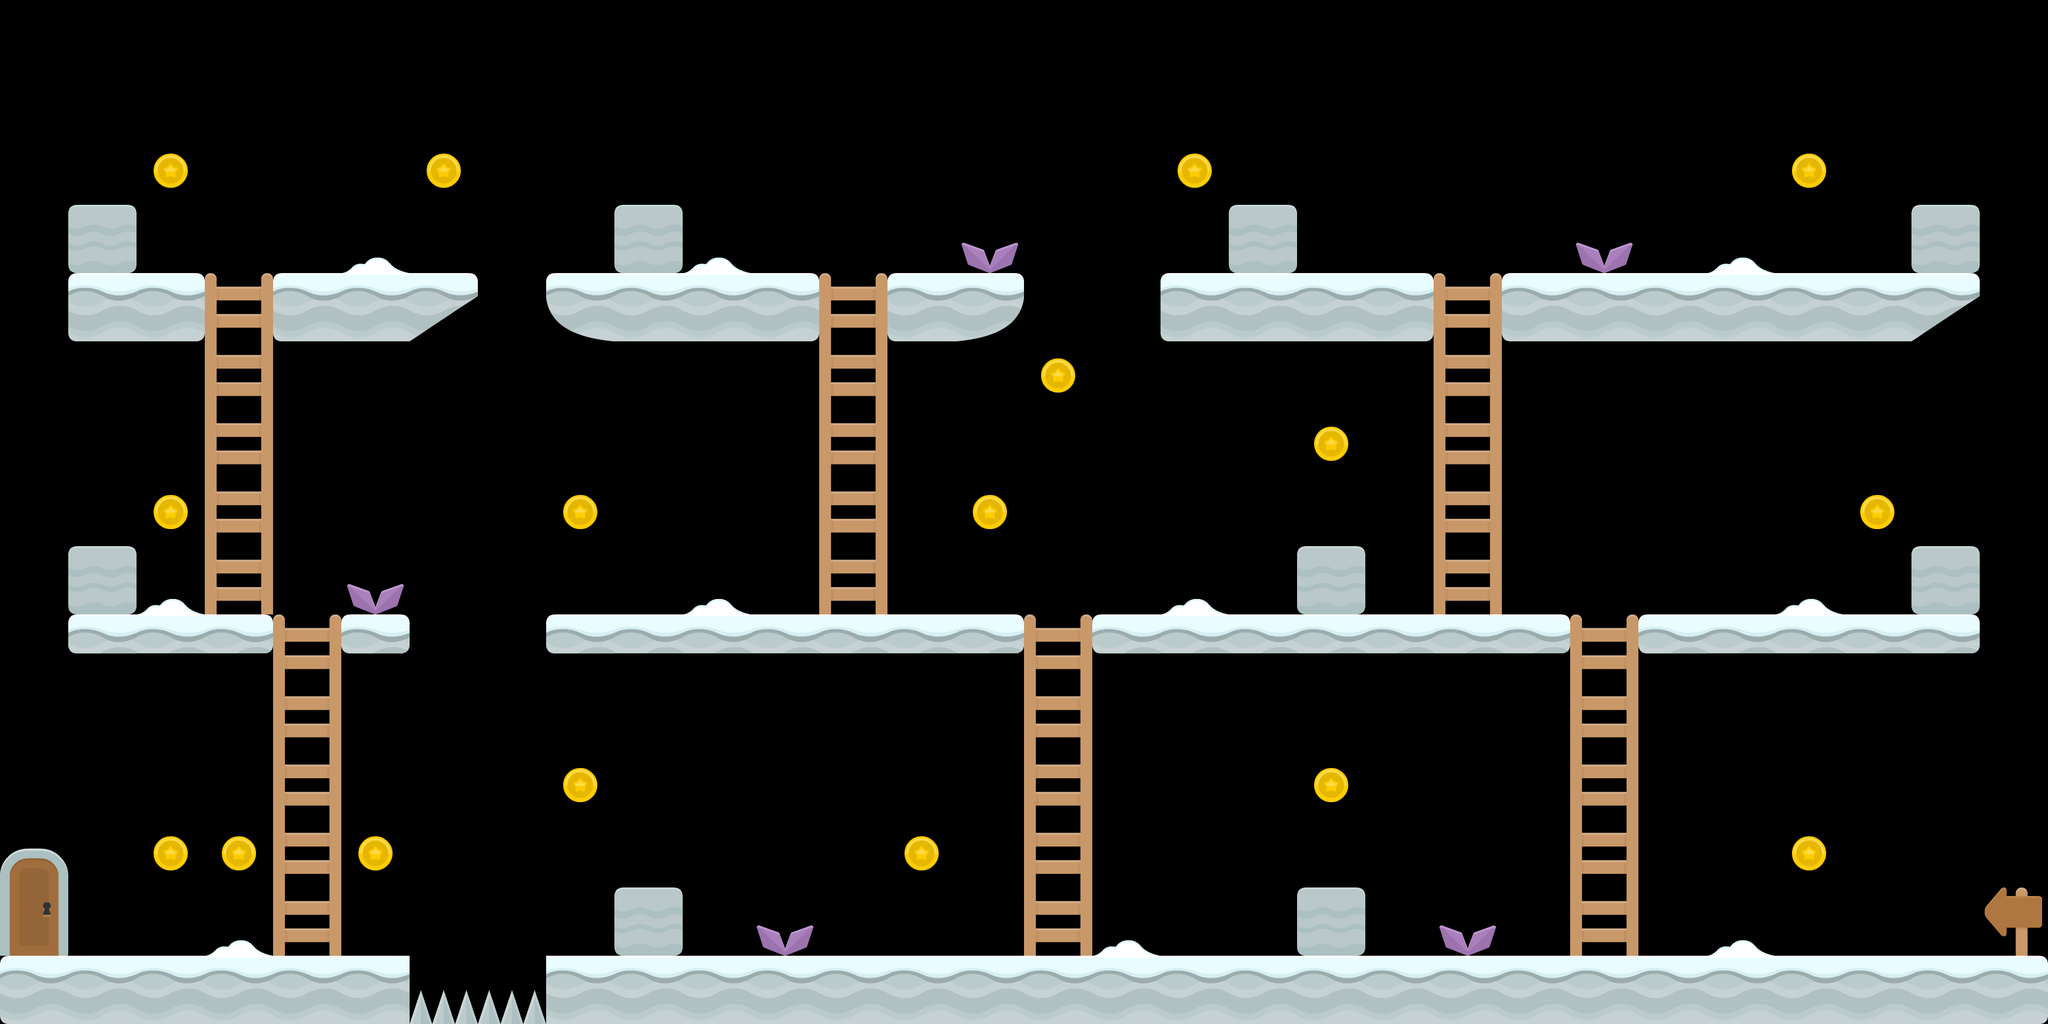

A level layout from a 2D game, rendered from its tile map. Below: a short description, then the map file with tile-grid data replaced by summaries:
An orthogonal 30x15 tile map with 128x128 px tiles, 8 tile layers (platform, coins, ladders, entry_exit, ...), 2 hidden layers not drawn and 7 objects.

<map version="1.10" tiledversion="1.12.1" orientation="orthogonal" renderorder="right-down" width="30" height="15" tilewidth="128" tileheight="128" infinite="0" nextlayerid="16" nextobjectid="9">
 <tileset firstgid="1" source="../images/tiles/tiles.tsx" />
 <layer id="1" name="platform" width="30" height="15">
  <data>[450 cells, 82 non-empty, 11 distinct tile ids]</data>
 </layer>
 <layer id="14" name="coins" width="30" height="15">
  <data>[450 cells, 17 non-empty, 1 distinct tile ids]</data>
 </layer>
 <layer id="5" name="ladders" width="30" height="15">
  <data>[450 cells, 30 non-empty, 2 distinct tile ids]</data>
 </layer>
 <layer id="6" name="entry_exit" width="30" height="15">
  <data>[450 cells, 1 non-empty, 1 distinct tile ids]</data>
 </layer>
 <layer id="7" name="decoration" width="30" height="15">
  <data>[450 cells, 15 non-empty, 2 distinct tile ids]</data>
 </layer>
 <layer id="9" name="hazards" width="30" height="15">
  <data>[450 cells, 2 non-empty, 1 distinct tile ids]</data>
 </layer>
 <layer id="3" name="collision" width="30" height="15" visible="0">
  <data>[450 cells, 54 non-empty, 1 distinct tile ids]</data>
 </layer>
 <layer id="10" name="blockA" width="30" height="15" visible="0">
  <data>[450 cells, 1 non-empty, 1 distinct tile ids]</data>
 </layer>
 <layer id="2" name="startA" width="30" height="15">
  <data>[450 cells, 1 non-empty, 1 distinct tile ids]</data>
 </layer>
 <layer id="12" name="door" width="30" height="15">
  <data>[450 cells, 2 non-empty, 2 distinct tile ids]</data>
 </layer>
 <objectgroup id="13" name="door_trigger">
  <object id="1" gid="58" x="0" y="1792" width="192" height="192">
   <properties>
    <property name="action" value="open_door" />
    <property name="type" value="trigger" />
   </properties>
  </object>
 </objectgroup>
 <objectgroup id="15" name="enemies">
  <object id="2" gid="152" x="2816" y="1792" width="128" height="128">
   <properties>
    <property name="name" value="slime_purple" />
    <property name="type" value="easy_enemy" />
   </properties>
  </object>
  <object id="3" gid="152" x="384" y="1152" width="128" height="128">
   <properties>
    <property name="name" value="slime_purple" />
    <property name="type" value="easy_enemy" />
   </properties>
  </object>
  <object id="4" gid="152" x="2560" y="512" width="128" height="128">
   <properties>
    <property name="name" value="slime_purple" />
    <property name="type" value="easy_enemy" />
   </properties>
  </object>
  <object id="5" gid="154" x="2688" y="1152" width="128" height="128">
   <properties>
    <property name="name" value="spider_purple" />
    <property name="type" value="enemy_medium" />
   </properties>
  </object>
  <object id="7" gid="154" x="1792" y="1792" width="128" height="128">
   <properties>
    <property name="name" value="spider_purple" />
    <property name="type" value="enemy_medium" />
   </properties>
  </object>
  <object id="8" gid="155" x="3072" y="768" width="128" height="128">
   <properties>
    <property name="fly_height" type="int" value="320" />
    <property name="fly_moves" type="int" value="5" />
    <property name="name" value="bat_purple" />
    <property name="rest_duration" type="int" value="3" />
    <property name="type" value="hard_enemy" />
   </properties>
  </object>
 </objectgroup>
</map>
